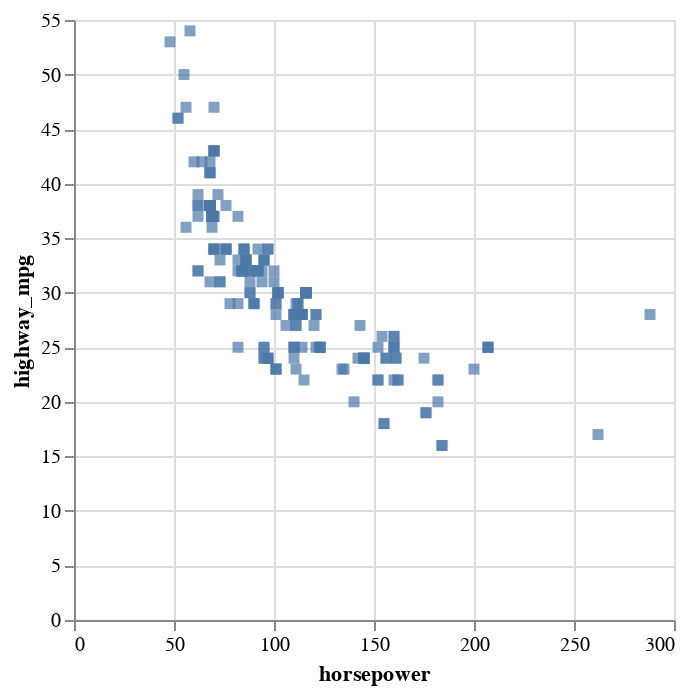

Notebook code for this chart:
### Markdown cell above
A scatterplot with squares

### Code cell
# A scatterplot with squares
alt.Chart(df).mark_square().encode(
    x='horsepower:Q',
    y='highway_mpg:Q',
)

### Figure 1 — Vega-Lite specification as saved in the notebook (floating-point values rounded to 4 significant figures; data arrays with more than 128 entries replaced by an {"elided": "..."} marker saying what was removed)
{"config": {"view": {"continuousWidth": 300, "continuousHeight": 300}}, "data": {"name": "data-387f081f80cceeb89d7db8f93752da3d"}, "mark": {"type": "square"}, "encoding": {"x": {"field": "horsepower", "type": "quantitative"}, "y": {"field": "highway_mpg", "type": "quantitative"}}, "$schema": "https://vega.github.io/schema/vega-lite/v5.16.3.json", "datasets": {"data-387f081f80cceeb89d7db8f93752da3d": {"elided": "205 records"}}}
